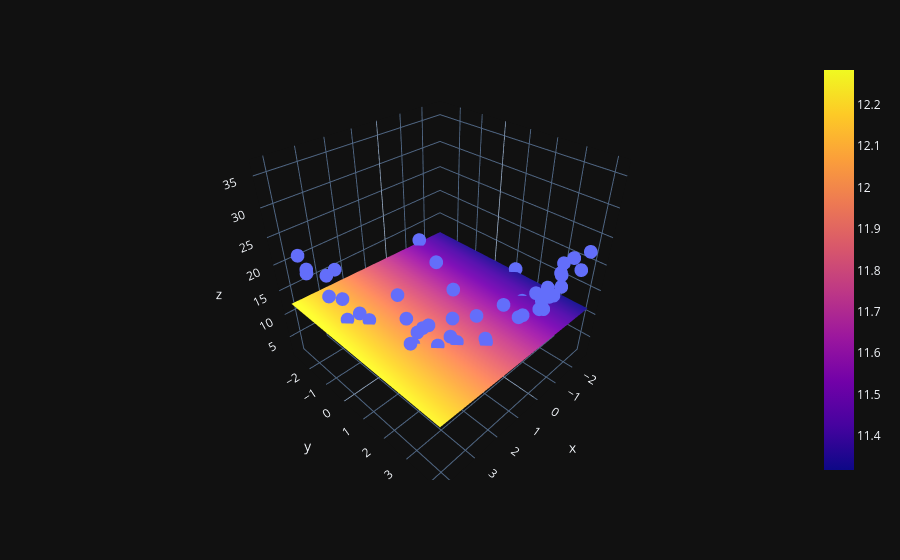

Notebook source saved alongside this figure:
### Code cell
#Use multiple_linear_regression to find the bestfit hyperplane
lr=LinearRegression()
lr.fit(np.array([x,y]).reshape(100,2),z)
x_input=np.linspace(x.min(),x.max(),10)
y_input=np.linspace(y.min(),y.max(),10)
xg,yg=np.meshgrid(x_input,y_input)
final=np.vstack((xg.ravel().reshape(1,100),yg.ravel().reshape(1,100))).T
z_final=lr.predict(final).reshape(10,10)
import plotly.graph_objects as go
fig=px.scatter_3d(df,x=x.ravel(), y=y.ravel(), z=z.ravel())
fig.add_trace(go.Surface(x=x_input,y=y_input, z=z_final))
fig.show()
